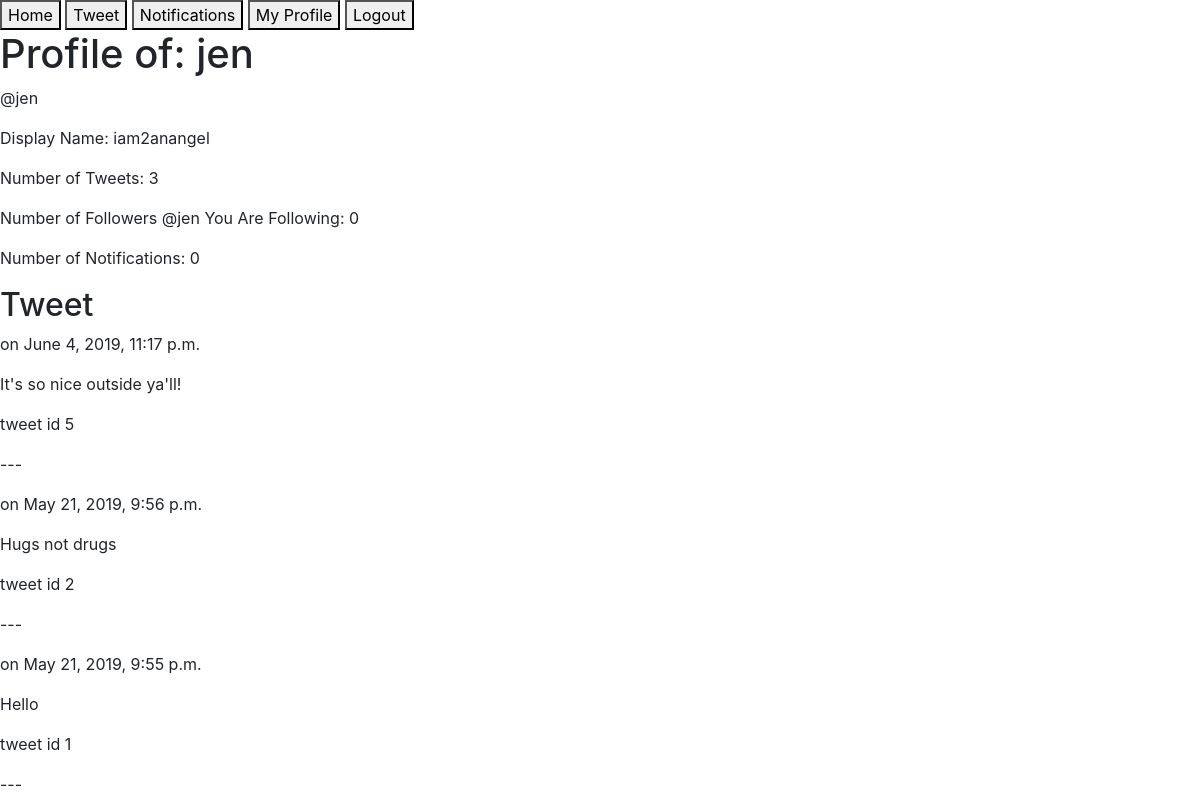
Page /jen/ (signed in) on the committed database.
### twitterclone/twitteruser/models.py (models this page shows)
class TwitterUser(models.Model):
    username = models.CharField(max_length=50)
    display_name = models.CharField(max_length=50)
    following = models.ManyToManyField("self", symmetrical=False, blank=True)
    user = models.OneToOneField(User, on_delete=models.CASCADE)
    def __str__(self):
        return self.user.username

### twitterclone/tweet/models.py (models this page shows)
class Tweet(models.Model):
    user = models.ForeignKey(
        TwitterUser, on_delete=models.CASCADE)
    tweet = models.CharField(max_length=140)
    date = models.DateTimeField(default=timezone.now)

### twitterclone/twitteruser/views.py (the view)
# urls.py: path("<str:username>/", profile_view),
def profile_view(request, username):
    html = "twitteruser.html"
    targeteduser = TwitterUser.objects.filter(username=username).first()
    targeteduser_tweets = Tweet.objects.filter(
        user=targeteduser).order_by("-date")
    num_tweets = len(targeteduser_tweets)
    num_followers = targeteduser.following.count()
    follow_status_button = None
    data = {}
    if request.user.is_authenticated:
        currentuser = TwitterUser.objects.filter(
            username=request.user.twitteruser).first()
        notifications = Notification.objects.filter(username=currentuser).count()
        if targeteduser not in currentuser.following.get_queryset():
            follow_status_button = "Follow"
        else:
            follow_status_button = "Unfollow"
        data = {"targeteduser": targeteduser, "tweets": targeteduser_tweets,
                "num_tweets": num_tweets,
                "follow_status_button": follow_status_button,
                "num_followers": num_followers,
                "notifications": notifications}
    else:
        data = {"targeteduser": targeteduser, "tweets": targeteduser_tweets,
                "num_tweets": num_tweets, "num_followers": num_followers}
    return render(request, html, data)

### twitterclone/templates/twitteruser.html (shortened to what this page needs)
<!DOCTYPE html>
<html lang="en">
    <head>
        <link rel="stylesheet" href="https://stackpath.bootstrapcdn.com/bootstrap/4.1.3/css/bootstrap.min.css"
>
    </head>
    <body>
        {% include "navbar.html" %}
        <h1>Profile of: {{ targeteduser.username }}</h1>
        <p>@{{ targeteduser }}</p>
        <p>Display Name: {{ targeteduser.display_name }}</p>
        <p>Number of Tweets: {{ num_tweets }}</p>
        <p>Number of Followers @{{ targeteduser }} You Are Following: {{ num_followers }}</p>
        {% if targeteduser.username != request.user.username %}
        <a href="/follow/{{ targeteduser.username }}">
            <button>{{ follow_status_button }}</button>
        </a>
        {% else %}
        <p>Number of Notifications: {{ notifications }}</p>
        {% endif %}
        {% include "tweets.html" %}
    </body>
</html>

### twitterclone/templates/tweets.html
<h2>Tweet</h2>
{% for t in tweets %}
<p>{{ t.username }} on {{ t.date }}</p>
<p>{{ t.tweet }}</p>
<p>tweet id {{ t.id }}</p>
<p>---</p>
{% endfor %}

### rows in the picture
TwitterUser: username "jen", user.username "jen", display_name "iam2anangel"
Tweet: date "June 4, 2019, 11:17 p.m.", tweet "It's so nice outside ya'll!", id "5"
Tweet: date "May 21, 2019, 9:56 p.m.", tweet "Hugs not drugs", id "2"
Tweet: date "May 21, 2019, 9:55 p.m.", tweet "Hello", id "1"

### other values in the picture
{{ num_tweets }} "3"
{{ num_followers }} "0"
{{ notifications }} "0"
